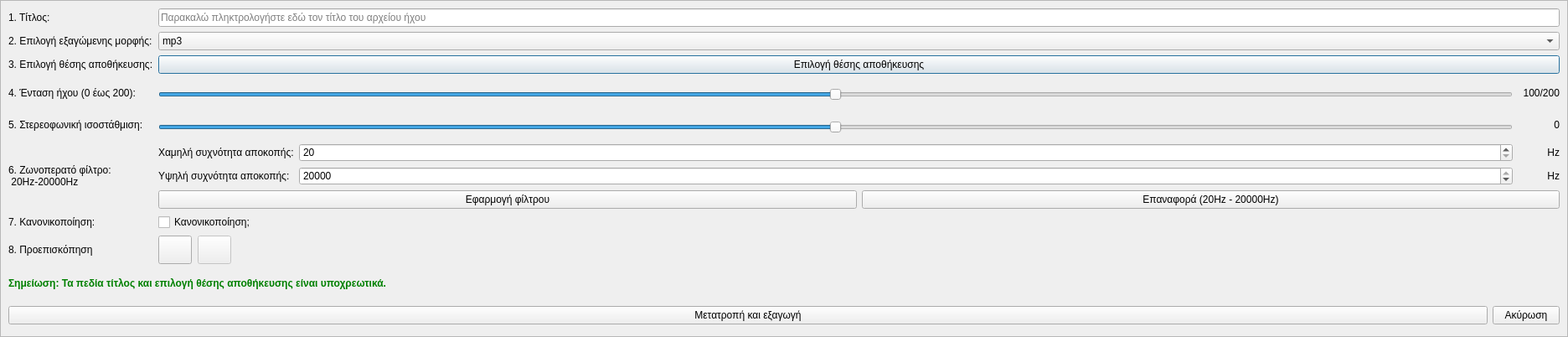
<?xml version="1.0" encoding="UTF-8"?>
<ui version="4.0">
 <class>Dialog</class>
 <widget class="QDialog" name="Dialog">
  <property name="geometry">
   <rect>
    <x>0</x>
    <y>0</y>
    <width>1872</width>
    <height>402</height>
   </rect>
  </property>
  <property name="windowTitle">
   <string>Εξαγωγή αρχείου ήχου</string>
  </property>
  <property name="windowIcon">
   <iconset resource="../../../icons.qrc">
    <normaloff>:/rest-windows/assets/images/rest-windows/export.png</normaloff>:/rest-windows/assets/images/rest-windows/export.png</iconset>
  </property>
  <layout class="QGridLayout" name="gridLayout_2">
   <property name="leftMargin">
    <number>0</number>
   </property>
   <property name="topMargin">
    <number>0</number>
   </property>
   <property name="rightMargin">
    <number>0</number>
   </property>
   <property name="bottomMargin">
    <number>0</number>
   </property>
   <item row="0" column="0">
    <widget class="QScrollArea" name="scrollArea">
     <property name="widgetResizable">
      <bool>true</bool>
     </property>
     <widget class="QWidget" name="scrollAreaWidgetContents">
      <property name="geometry">
       <rect>
        <x>0</x>
        <y>0</y>
        <width>1870</width>
        <height>400</height>
       </rect>
      </property>
      <property name="sizePolicy">
       <sizepolicy hsizetype="Ignored" vsizetype="Preferred">
        <horstretch>0</horstretch>
        <verstretch>0</verstretch>
       </sizepolicy>
      </property>
      <layout class="QGridLayout" name="gridLayout_4">
       <item row="0" column="0">
        <widget class="QLabel" name="label">
         <property name="sizePolicy">
          <sizepolicy hsizetype="Fixed" vsizetype="Preferred">
           <horstretch>0</horstretch>
           <verstretch>0</verstretch>
          </sizepolicy>
         </property>
         <property name="text">
          <string>1. Τίτλος:</string>
         </property>
        </widget>
       </item>
       <item row="0" column="1">
        <widget class="QLineEdit" name="title">
         <property name="placeholderText">
          <string>Παρακαλώ πληκτρολογήστε εδώ τον τίτλο του αρχείου ήχου</string>
         </property>
        </widget>
       </item>
       <item row="1" column="0">
        <widget class="QLabel" name="label_2">
         <property name="sizePolicy">
          <sizepolicy hsizetype="Fixed" vsizetype="Preferred">
           <horstretch>0</horstretch>
           <verstretch>0</verstretch>
          </sizepolicy>
         </property>
         <property name="text">
          <string>2. Επιλογή εξαγώμενης μορφής:</string>
         </property>
        </widget>
       </item>
       <item row="1" column="1">
        <widget class="QComboBox" name="format">
         <item>
          <property name="text">
           <string>mp3</string>
          </property>
          <property name="icon">
           <iconset resource="../../../icons.qrc">
            <normaloff>:/rest-windows/assets/images/rest-windows/mp3.png</normaloff>:/rest-windows/assets/images/rest-windows/mp3.png</iconset>
          </property>
         </item>
         <item>
          <property name="text">
           <string>wav</string>
          </property>
          <property name="icon">
           <iconset resource="../../../icons.qrc">
            <normaloff>:/rest-windows/assets/images/rest-windows/wav.png</normaloff>:/rest-windows/assets/images/rest-windows/wav.png</iconset>
          </property>
         </item>
         <item>
          <property name="text">
           <string>ogg</string>
          </property>
          <property name="icon">
           <iconset resource="../../../icons.qrc">
            <normaloff>:/rest-windows/assets/images/rest-windows/ogg.png</normaloff>:/rest-windows/assets/images/rest-windows/ogg.png</iconset>
          </property>
         </item>
        </widget>
       </item>
       <item row="2" column="0">
        <widget class="QLabel" name="label_3">
         <property name="sizePolicy">
          <sizepolicy hsizetype="Fixed" vsizetype="Preferred">
           <horstretch>0</horstretch>
           <verstretch>0</verstretch>
          </sizepolicy>
         </property>
         <property name="text">
          <string>3. Επιλογή θέσης αποθήκευσης:</string>
         </property>
        </widget>
       </item>
       <item row="2" column="1">
        <widget class="QPushButton" name="choose_export_folder">
         <property name="minimumSize">
          <size>
           <width>0</width>
           <height>0</height>
          </size>
         </property>
         <property name="text">
          <string>Επιλογή θέσης αποθήκευσης</string>
         </property>
         <property name="icon">
          <iconset resource="../../../icons.qrc">
           <normaloff>:/rest-windows/assets/images/rest-windows/select-file.png</normaloff>:/rest-windows/assets/images/rest-windows/select-file.png</iconset>
         </property>
        </widget>
       </item>
       <item row="3" column="0">
        <widget class="QLabel" name="label_4">
         <property name="sizePolicy">
          <sizepolicy hsizetype="Fixed" vsizetype="Preferred">
           <horstretch>0</horstretch>
           <verstretch>0</verstretch>
          </sizepolicy>
         </property>
         <property name="text">
          <string>4. Ένταση ήχου (0 έως 200):</string>
         </property>
        </widget>
       </item>
       <item row="3" column="1">
        <widget class="QFrame" name="frame">
         <property name="styleSheet">
          <string notr="true">QFrame{border:none;}</string>
         </property>
         <property name="frameShape">
          <enum>QFrame::StyledPanel</enum>
         </property>
         <property name="frameShadow">
          <enum>QFrame::Raised</enum>
         </property>
         <layout class="QHBoxLayout" name="horizontalLayout">
          <property name="leftMargin">
           <number>0</number>
          </property>
          <property name="topMargin">
           <number>0</number>
          </property>
          <property name="rightMargin">
           <number>0</number>
          </property>
          <property name="bottomMargin">
           <number>0</number>
          </property>
          <item>
           <widget class="QFrame" name="frame_10">
            <property name="sizePolicy">
             <sizepolicy hsizetype="Expanding" vsizetype="Fixed">
              <horstretch>0</horstretch>
              <verstretch>0</verstretch>
             </sizepolicy>
            </property>
            <property name="frameShape">
             <enum>QFrame::StyledPanel</enum>
            </property>
            <property name="frameShadow">
             <enum>QFrame::Raised</enum>
            </property>
            <layout class="QVBoxLayout" name="verticalLayout_6">
             <property name="spacing">
              <number>0</number>
             </property>
             <property name="leftMargin">
              <number>0</number>
             </property>
             <property name="topMargin">
              <number>0</number>
             </property>
             <property name="rightMargin">
              <number>0</number>
             </property>
             <property name="bottomMargin">
              <number>0</number>
             </property>
             <item>
              <spacer name="verticalSpacer_5">
               <property name="orientation">
                <enum>Qt::Vertical</enum>
               </property>
               <property name="sizeHint" stdset="0">
                <size>
                 <width>20</width>
                 <height>6</height>
                </size>
               </property>
              </spacer>
             </item>
             <item>
              <widget class="QSlider" name="volume_slider">
               <property name="styleSheet">
                <string notr="true"/>
               </property>
               <property name="maximum">
                <number>200</number>
               </property>
               <property name="value">
                <number>100</number>
               </property>
               <property name="orientation">
                <enum>Qt::Horizontal</enum>
               </property>
              </widget>
             </item>
             <item>
              <spacer name="verticalSpacer_6">
               <property name="orientation">
                <enum>Qt::Vertical</enum>
               </property>
               <property name="sizeHint" stdset="0">
                <size>
                 <width>20</width>
                 <height>1</height>
                </size>
               </property>
              </spacer>
             </item>
            </layout>
           </widget>
          </item>
          <item>
           <widget class="QLabel" name="volume_label">
            <property name="minimumSize">
             <size>
              <width>50</width>
              <height>0</height>
             </size>
            </property>
            <property name="text">
             <string>100/200</string>
            </property>
            <property name="alignment">
             <set>Qt::AlignRight|Qt::AlignTrailing|Qt::AlignVCenter</set>
            </property>
           </widget>
          </item>
         </layout>
        </widget>
       </item>
       <item row="4" column="0">
        <widget class="QLabel" name="label_5">
         <property name="sizePolicy">
          <sizepolicy hsizetype="Fixed" vsizetype="Preferred">
           <horstretch>0</horstretch>
           <verstretch>0</verstretch>
          </sizepolicy>
         </property>
         <property name="text">
          <string>5. Στερεοφωνική ισοστάθμιση:</string>
         </property>
        </widget>
       </item>
       <item row="4" column="1">
        <widget class="QFrame" name="frame_2">
         <property name="styleSheet">
          <string notr="true">QFrame{border:none;}</string>
         </property>
         <property name="frameShape">
          <enum>QFrame::StyledPanel</enum>
         </property>
         <property name="frameShadow">
          <enum>QFrame::Raised</enum>
         </property>
         <layout class="QHBoxLayout" name="horizontalLayout_2">
          <property name="leftMargin">
           <number>0</number>
          </property>
          <property name="topMargin">
           <number>0</number>
          </property>
          <property name="rightMargin">
           <number>0</number>
          </property>
          <property name="bottomMargin">
           <number>0</number>
          </property>
          <item>
           <widget class="QFrame" name="frame_11">
            <property name="sizePolicy">
             <sizepolicy hsizetype="Expanding" vsizetype="Fixed">
              <horstretch>0</horstretch>
              <verstretch>0</verstretch>
             </sizepolicy>
            </property>
            <property name="frameShape">
             <enum>QFrame::StyledPanel</enum>
            </property>
            <property name="frameShadow">
             <enum>QFrame::Raised</enum>
            </property>
            <layout class="QVBoxLayout" name="verticalLayout_7">
             <property name="spacing">
              <number>0</number>
             </property>
             <property name="leftMargin">
              <number>0</number>
             </property>
             <property name="topMargin">
              <number>0</number>
             </property>
             <property name="rightMargin">
              <number>0</number>
             </property>
             <property name="bottomMargin">
              <number>0</number>
             </property>
             <item>
              <spacer name="verticalSpacer_7">
               <property name="orientation">
                <enum>Qt::Vertical</enum>
               </property>
               <property name="sizeHint" stdset="0">
                <size>
                 <width>20</width>
                 <height>6</height>
                </size>
               </property>
              </spacer>
             </item>
             <item>
              <widget class="QSlider" name="pan_slider">
               <property name="styleSheet">
                <string notr="true"/>
               </property>
               <property name="maximum">
                <number>200</number>
               </property>
               <property name="value">
                <number>100</number>
               </property>
               <property name="orientation">
                <enum>Qt::Horizontal</enum>
               </property>
              </widget>
             </item>
             <item>
              <spacer name="verticalSpacer_8">
               <property name="orientation">
                <enum>Qt::Vertical</enum>
               </property>
               <property name="sizeHint" stdset="0">
                <size>
                 <width>20</width>
                 <height>1</height>
                </size>
               </property>
              </spacer>
             </item>
            </layout>
           </widget>
          </item>
          <item>
           <widget class="QLabel" name="pan_label">
            <property name="minimumSize">
             <size>
              <width>50</width>
              <height>0</height>
             </size>
            </property>
            <property name="text">
             <string>0</string>
            </property>
            <property name="alignment">
             <set>Qt::AlignRight|Qt::AlignTrailing|Qt::AlignVCenter</set>
            </property>
           </widget>
          </item>
         </layout>
        </widget>
       </item>
       <item row="5" column="0">
        <widget class="QLabel" name="label_6">
         <property name="sizePolicy">
          <sizepolicy hsizetype="Fixed" vsizetype="Preferred">
           <horstretch>0</horstretch>
           <verstretch>0</verstretch>
          </sizepolicy>
         </property>
         <property name="text">
          <string>6. Ζωνοπερατό φίλτρο:
 20Hz-20000Hz</string>
         </property>
        </widget>
       </item>
       <item row="5" column="1">
        <widget class="QFrame" name="frame_3">
         <property name="styleSheet">
          <string notr="true">QFrame{
	border:none;
}</string>
         </property>
         <property name="frameShape">
          <enum>QFrame::StyledPanel</enum>
         </property>
         <property name="frameShadow">
          <enum>QFrame::Raised</enum>
         </property>
         <layout class="QGridLayout" name="gridLayout">
          <property name="leftMargin">
           <number>0</number>
          </property>
          <property name="topMargin">
           <number>0</number>
          </property>
          <property name="rightMargin">
           <number>0</number>
          </property>
          <property name="bottomMargin">
           <number>0</number>
          </property>
          <item row="0" column="1">
           <widget class="QSpinBox" name="low_frequency">
            <property name="sizePolicy">
             <sizepolicy hsizetype="Expanding" vsizetype="Fixed">
              <horstretch>0</horstretch>
              <verstretch>0</verstretch>
             </sizepolicy>
            </property>
            <property name="minimum">
             <number>20</number>
            </property>
            <property name="maximum">
             <number>20000</number>
            </property>
            <property name="singleStep">
             <number>100</number>
            </property>
           </widget>
          </item>
          <item row="1" column="1">
           <widget class="QSpinBox" name="high_frequency">
            <property name="sizePolicy">
             <sizepolicy hsizetype="Expanding" vsizetype="Fixed">
              <horstretch>0</horstretch>
              <verstretch>0</verstretch>
             </sizepolicy>
            </property>
            <property name="minimum">
             <number>20</number>
            </property>
            <property name="maximum">
             <number>20000</number>
            </property>
            <property name="singleStep">
             <number>100</number>
            </property>
            <property name="value">
             <number>20000</number>
            </property>
           </widget>
          </item>
          <item row="2" column="0" colspan="3">
           <widget class="QFrame" name="frame_7">
            <property name="sizePolicy">
             <sizepolicy hsizetype="Expanding" vsizetype="Preferred">
              <horstretch>0</horstretch>
              <verstretch>0</verstretch>
             </sizepolicy>
            </property>
            <property name="styleSheet">
             <string notr="true">QFrame{border:0px;}</string>
            </property>
            <property name="frameShape">
             <enum>QFrame::StyledPanel</enum>
            </property>
            <property name="frameShadow">
             <enum>QFrame::Raised</enum>
            </property>
            <layout class="QGridLayout" name="gridLayout_3">
             <property name="leftMargin">
              <number>0</number>
             </property>
             <property name="topMargin">
              <number>0</number>
             </property>
             <property name="rightMargin">
              <number>0</number>
             </property>
             <property name="bottomMargin">
              <number>0</number>
             </property>
             <item row="0" column="0">
              <widget class="QPushButton" name="apply_filter">
               <property name="sizePolicy">
                <sizepolicy hsizetype="Expanding" vsizetype="Fixed">
                 <horstretch>0</horstretch>
                 <verstretch>0</verstretch>
                </sizepolicy>
               </property>
               <property name="minimumSize">
                <size>
                 <width>0</width>
                 <height>0</height>
                </size>
               </property>
               <property name="maximumSize">
                <size>
                 <width>16777215</width>
                 <height>16777215</height>
                </size>
               </property>
               <property name="text">
                <string>Εφαρμογή φίλτρου</string>
               </property>
               <property name="icon">
                <iconset resource="../../../icons.qrc">
                 <normaloff>:/main-window/assets/images/main-window/apply-filter.png</normaloff>:/main-window/assets/images/main-window/apply-filter.png</iconset>
               </property>
              </widget>
             </item>
             <item row="0" column="1">
              <widget class="QPushButton" name="reset_filter">
               <property name="sizePolicy">
                <sizepolicy hsizetype="Expanding" vsizetype="Fixed">
                 <horstretch>0</horstretch>
                 <verstretch>0</verstretch>
                </sizepolicy>
               </property>
               <property name="minimumSize">
                <size>
                 <width>0</width>
                 <height>0</height>
                </size>
               </property>
               <property name="maximumSize">
                <size>
                 <width>16777215</width>
                 <height>16777215</height>
                </size>
               </property>
               <property name="text">
                <string>Επαναφορά (20Hz - 20000Hz)</string>
               </property>
               <property name="icon">
                <iconset resource="../../../icons.qrc">
                 <normaloff>:/main-window/assets/images/main-window/default-filter.png</normaloff>:/main-window/assets/images/main-window/default-filter.png</iconset>
               </property>
              </widget>
             </item>
            </layout>
           </widget>
          </item>
          <item row="0" column="0">
           <widget class="QLabel" name="label_12">
            <property name="sizePolicy">
             <sizepolicy hsizetype="Fixed" vsizetype="Preferred">
              <horstretch>0</horstretch>
              <verstretch>0</verstretch>
             </sizepolicy>
            </property>
            <property name="text">
             <string>Χαμηλή συχνότητα αποκοπής:</string>
            </property>
           </widget>
          </item>
          <item row="0" column="2">
           <widget class="QLabel" name="label_14">
            <property name="minimumSize">
             <size>
              <width>50</width>
              <height>0</height>
             </size>
            </property>
            <property name="text">
             <string>Hz</string>
            </property>
            <property name="alignment">
             <set>Qt::AlignRight|Qt::AlignTrailing|Qt::AlignVCenter</set>
            </property>
           </widget>
          </item>
          <item row="1" column="0">
           <widget class="QLabel" name="label_13">
            <property name="sizePolicy">
             <sizepolicy hsizetype="Fixed" vsizetype="Preferred">
              <horstretch>0</horstretch>
              <verstretch>0</verstretch>
             </sizepolicy>
            </property>
            <property name="text">
             <string>Υψηλή συχνότητα αποκοπής:</string>
            </property>
           </widget>
          </item>
          <item row="1" column="2">
           <widget class="QLabel" name="label_15">
            <property name="minimumSize">
             <size>
              <width>50</width>
              <height>0</height>
             </size>
            </property>
            <property name="text">
             <string>Hz</string>
            </property>
            <property name="alignment">
             <set>Qt::AlignRight|Qt::AlignTrailing|Qt::AlignVCenter</set>
            </property>
           </widget>
          </item>
         </layout>
        </widget>
       </item>
       <item row="6" column="0">
        <widget class="QLabel" name="label_7">
         <property name="sizePolicy">
          <sizepolicy hsizetype="Fixed" vsizetype="Preferred">
           <horstretch>0</horstretch>
           <verstretch>0</verstretch>
          </sizepolicy>
         </property>
         <property name="text">
          <string>7. Κανονικοποίηση:</string>
         </property>
        </widget>
       </item>
       <item row="6" column="1">
        <widget class="QCheckBox" name="is_normalized">
         <property name="text">
          <string>Κανονικοποίηση;</string>
         </property>
        </widget>
       </item>
       <item row="7" column="0">
        <widget class="QLabel" name="label_10">
         <property name="sizePolicy">
          <sizepolicy hsizetype="Fixed" vsizetype="Preferred">
           <horstretch>0</horstretch>
           <verstretch>0</verstretch>
          </sizepolicy>
         </property>
         <property name="text">
          <string>8. Προεπισκόπηση</string>
         </property>
         <property name="wordWrap">
          <bool>true</bool>
         </property>
        </widget>
       </item>
       <item row="7" column="1">
        <widget class="QFrame" name="union_frame">
         <property name="styleSheet">
          <string notr="true">QFrame{border:none;}</string>
         </property>
         <property name="frameShape">
          <enum>QFrame::StyledPanel</enum>
         </property>
         <property name="frameShadow">
          <enum>QFrame::Raised</enum>
         </property>
         <layout class="QHBoxLayout" name="horizontalLayout_5">
          <property name="spacing">
           <number>7</number>
          </property>
          <property name="leftMargin">
           <number>0</number>
          </property>
          <property name="topMargin">
           <number>0</number>
          </property>
          <property name="rightMargin">
           <number>0</number>
          </property>
          <property name="bottomMargin">
           <number>0</number>
          </property>
          <item>
           <widget class="QPushButton" name="play_overlay">
            <property name="enabled">
             <bool>true</bool>
            </property>
            <property name="minimumSize">
             <size>
              <width>38</width>
              <height>34</height>
             </size>
            </property>
            <property name="text">
             <string/>
            </property>
            <property name="icon">
             <iconset resource="../../../icons.qrc">
              <normaloff>:/main-window/assets/images/main-window/play-song.png</normaloff>:/main-window/assets/images/main-window/play-song.png</iconset>
            </property>
           </widget>
          </item>
          <item>
           <widget class="QPushButton" name="stop_overlay">
            <property name="enabled">
             <bool>false</bool>
            </property>
            <property name="minimumSize">
             <size>
              <width>38</width>
              <height>34</height>
             </size>
            </property>
            <property name="text">
             <string/>
            </property>
            <property name="icon">
             <iconset resource="../../../icons.qrc">
              <normaloff>:/main-window/assets/images/main-window/stop-song.png</normaloff>:/main-window/assets/images/main-window/stop-song.png</iconset>
            </property>
           </widget>
          </item>
          <item>
           <spacer name="horizontalSpacer_2">
            <property name="orientation">
             <enum>Qt::Horizontal</enum>
            </property>
            <property name="sizeHint" stdset="0">
             <size>
              <width>1511</width>
              <height>20</height>
             </size>
            </property>
           </spacer>
          </item>
         </layout>
        </widget>
       </item>
       <item row="8" column="0" colspan="2">
        <widget class="QLabel" name="label_8">
         <property name="styleSheet">
          <string notr="true">QLabel{
	font-weight:bold;
	color:green;
}</string>
         </property>
         <property name="text">
          <string>Σημείωση: Τα πεδία τίτλος και επιλογή θέσης αποθήκευσης είναι υποχρεωτικά.</string>
         </property>
        </widget>
       </item>
       <item row="9" column="0" colspan="2">
        <widget class="QFrame" name="frame_6">
         <property name="styleSheet">
          <string notr="true">QFrame{border:none;}</string>
         </property>
         <property name="frameShape">
          <enum>QFrame::StyledPanel</enum>
         </property>
         <property name="frameShadow">
          <enum>QFrame::Raised</enum>
         </property>
         <layout class="QHBoxLayout" name="horizontalLayout_4">
          <property name="leftMargin">
           <number>0</number>
          </property>
          <property name="topMargin">
           <number>0</number>
          </property>
          <property name="rightMargin">
           <number>0</number>
          </property>
          <property name="bottomMargin">
           <number>0</number>
          </property>
          <item>
           <widget class="QPushButton" name="convert_and_export">
            <property name="sizePolicy">
             <sizepolicy hsizetype="Expanding" vsizetype="Maximum">
              <horstretch>0</horstretch>
              <verstretch>0</verstretch>
             </sizepolicy>
            </property>
            <property name="text">
             <string>Μετατροπή και εξαγωγή</string>
            </property>
            <property name="icon">
             <iconset resource="../../../icons.qrc">
              <normaloff>:/rest-windows/assets/images/rest-windows/convert.png</normaloff>:/rest-windows/assets/images/rest-windows/convert.png</iconset>
            </property>
           </widget>
          </item>
          <item>
           <widget class="QPushButton" name="cancel">
            <property name="sizePolicy">
             <sizepolicy hsizetype="Minimum" vsizetype="Maximum">
              <horstretch>0</horstretch>
              <verstretch>0</verstretch>
             </sizepolicy>
            </property>
            <property name="minimumSize">
             <size>
              <width>0</width>
              <height>0</height>
             </size>
            </property>
            <property name="text">
             <string>Ακύρωση</string>
            </property>
           </widget>
          </item>
         </layout>
        </widget>
       </item>
      </layout>
     </widget>
    </widget>
   </item>
  </layout>
 </widget>
 <tabstops>
  <tabstop>scrollArea</tabstop>
  <tabstop>title</tabstop>
  <tabstop>format</tabstop>
  <tabstop>choose_export_folder</tabstop>
  <tabstop>volume_slider</tabstop>
  <tabstop>pan_slider</tabstop>
  <tabstop>low_frequency</tabstop>
  <tabstop>high_frequency</tabstop>
  <tabstop>apply_filter</tabstop>
  <tabstop>reset_filter</tabstop>
  <tabstop>is_normalized</tabstop>
  <tabstop>play_overlay</tabstop>
  <tabstop>stop_overlay</tabstop>
  <tabstop>convert_and_export</tabstop>
  <tabstop>cancel</tabstop>
 </tabstops>
 <resources>
  <include location="../../../icons.qrc"/>
 </resources>
 <connections/>
</ui>
